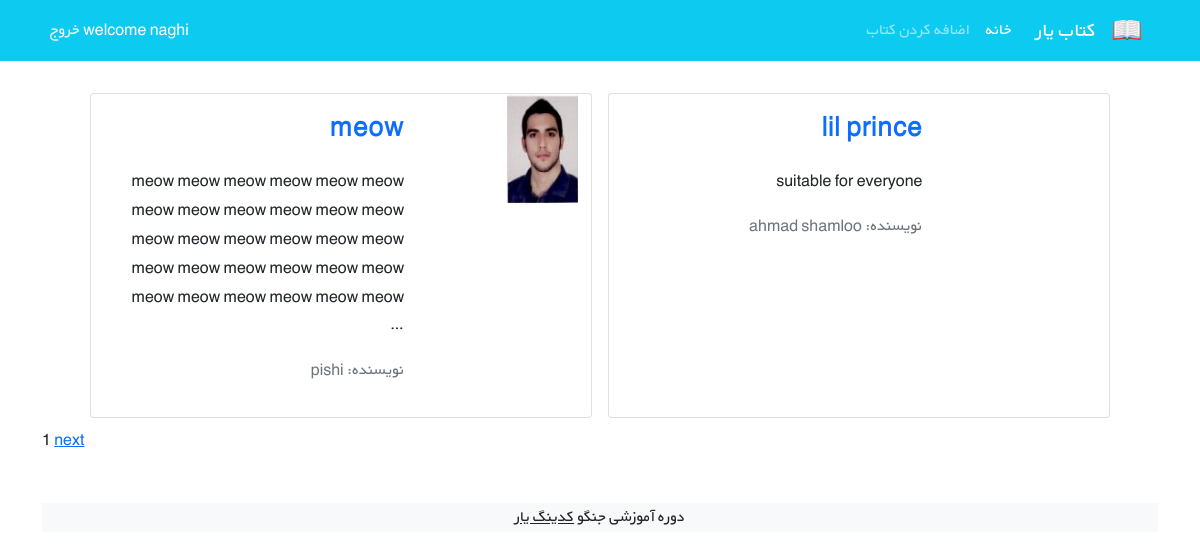
The page /books/ (signed in) on the database its author committed.
### accs/models.py (models this page shows)
class Customizeuser(AbstractUser):
    sen = models.PositiveIntegerField(null=True, blank=True)

### bookha/models.py (models this page shows, shortened)
class Book(models.Model):
    user = models.ForeignKey(get_user_model(), on_delete=models.CASCADE)
    title = models.CharField(max_length=200)
    author = models.CharField(max_length=200)
    desc = models.TextField()
    price = models.DecimalField(max_digits=5, decimal_places=2) # ta 5 ragham save kun ke 2 raghamesh ashaare
    covers = models.ImageField(upload_to='covers/', blank=True)  # pillow nasb shavad ghablesh va setting, urls/config modify shavand
    def get_absolute_url(self):
        return reverse('detail', args=[self.id])

### bookha/views.py (the view)
# urls.py: path('', Booklis.as_view(), name='booklis'),
class Booklis(generic.ListView):
    model = Book
    paginate_by = 2
    template_name = 'bookha/booklist.html'
    context_object_name = 'bookss'

### bookha/templates/bookha/booklist.html (shortened to what this page needs)
{% extends '_base.html' %}
{% block content %}
    <div class="container mt-4">
        <div class="row flex-row-reverse justify-content-md-center">
            {% for book in bookss %}
            <div class="card m-2" style="max-width: 45%">
                <div class="row g-0 h-100" dir="rtl">
                    <div class="col-md-4">
                        {% if book.covers %}
                        <img src="{{ book.covers.url }}"
                             class="img-fluid rounded-start" alt="...">
                        {% endif %}
                    </div>
                    <div class="col-md-8 h-100">
                        <div class="d-flex flex-column justify-content-between h-100">
                            <div class="card-body">
                                <a class="text-decoration-none" href="{{ book.get_absolute_url }}"><h3 class="card-title"><strong>{{ book.title }}</strong></h3></a>
                                <p class="card-text pt-3">{{ book.desc|truncatewords:30 }}</p>
                                <p class="text-muted">نویسنده: {{ book.author }}</p>
                            </div>
                        </div>
                    </div>
                </div>
            </div>
            {% endfor %}
        </div>
    </div>
    {{ page_obj.number }}
    {% if page_obj.has_next %}
        <a href="?page={{ page_obj.next_page_number }}">next</a>
    {% endif %}
    <footer class="bg-light text-center text-lg-start mt-5">
        <div class="text-center bg-grey">
            <p>دوره آموزشی جنگو <a class="text-dark" href="https://codingyar.com/" target="_blank">کدینگ یار</a></p>
        </div>
    </footer>
{% endblock %}

### templates/_base.html (shortened to what this page needs)
{% load static %}
<!DOCTYPE HTML PUBLIC "-//W3C//DTD HTML 4.01//EN" "http://www.w3.org/TR/html4/strict.dtd">
<html lang="en">
<head>
    <link href="https://cdn.jsdelivr.net/npm/bootstrap@5.1.3/dist/css/bootstrap.min.css" rel="stylesheet"
>
    <link rel="stylesheet" href="{% static 'css/style.css' %}">
</head>
<body>
<nav class="navbar navbar-expand-lg navbar-dark bg-info" dir="rtl">
    <div class="container">
        <a class="navbar-brand" href="#">
            <img src="{% static 'icons/book.png' %}" alt="" height="30"
                 class="d-inline-block align-text-top">
        </a>
        <a class="navbar-brand mx-3" href="{% url 'home' %}">کتاب یار</a>
        <div class="collapse navbar-collapse" id="navbarNavAltMarkup">
            <div class="navbar-nav">
                <a class="nav-link active" aria-current="page" href="{% url 'booklis' %}">خانه</a>
                <a class="nav-link" href="{% url 'create' %}">اضافه کردن کتاب</a>
            </div>
        </div>
        {% if user.is_authenticated %}
        <div class="mx-2 text-white">welcome {{ user.username }}  <a class="link-light text-decoration-none" href="{% url 'logout' %}">خروج</a>
        {% else %}
             <a class="link-light text-decoration-none" href="{% url 'login' %}">login here</a>
            <span> or </span>
            <a class="link-light text-decoration-none" href="{% url 'signup' %}">or signup</a>
        {% endif %}
        </div>
    </div>
</nav>
<div class="container">
    {% block content %}
    {% endblock %}
</div>
</body>
</html>

### static/css/style.css (style rules this page uses)
* { font-family: 'BYekan', sans-serif; line-height: 1.8rem; }

### rows shown on the page
Customizeuser: username "naghi"
Book: title "lil prince", desc "suitable for everyone", author "ahmad shamloo"
Book: covers (picture), title "meow", desc "meow meow meow meow meow meow meow meow meow meow meow meow meow meow meow meow meow meow meow meow meow meow meow meow meow meow meow meow meow meow …", author "pishi"

### other values the page prints
{{ page_obj.number }} "1"
